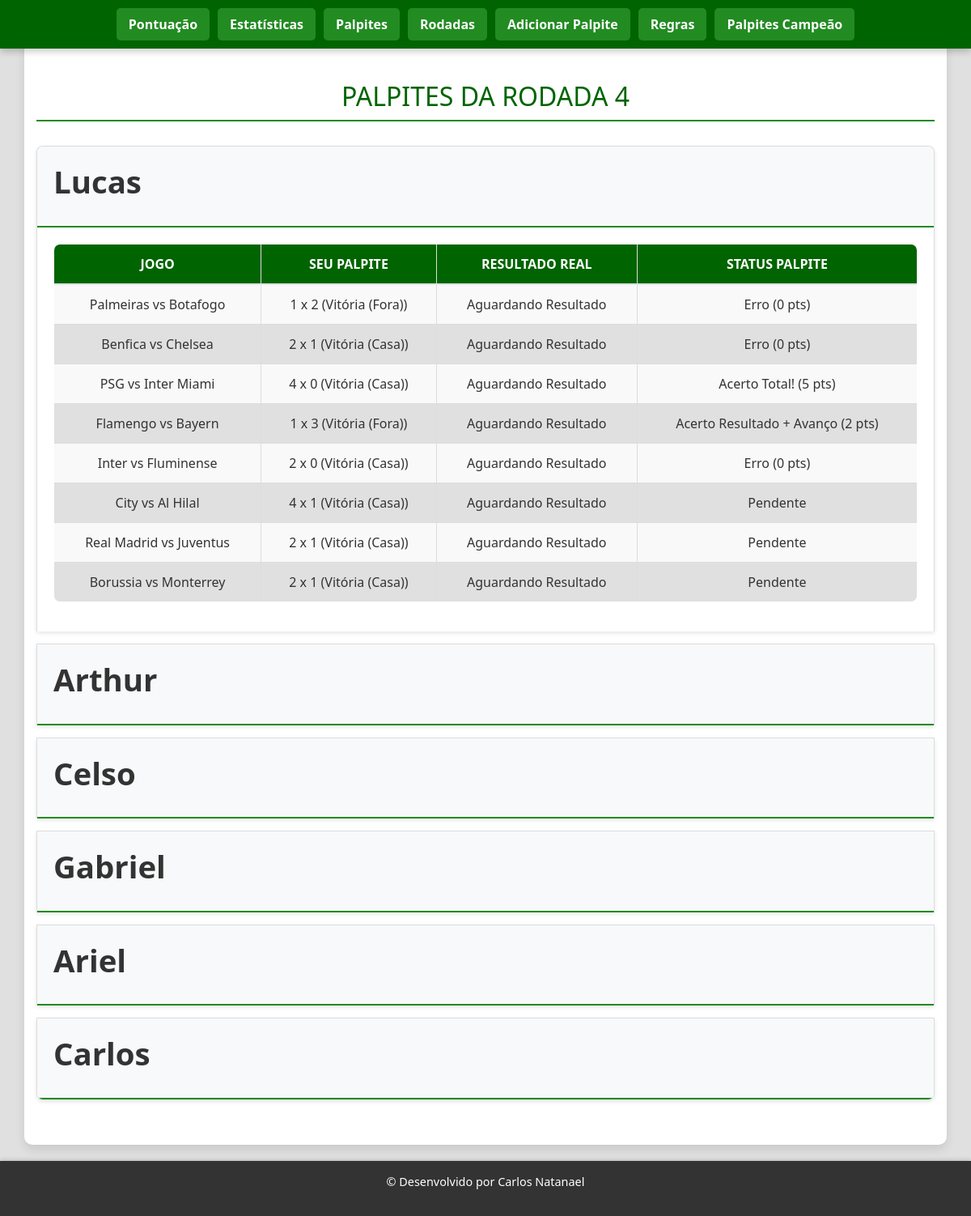
The app's page /rodada/4, older data.
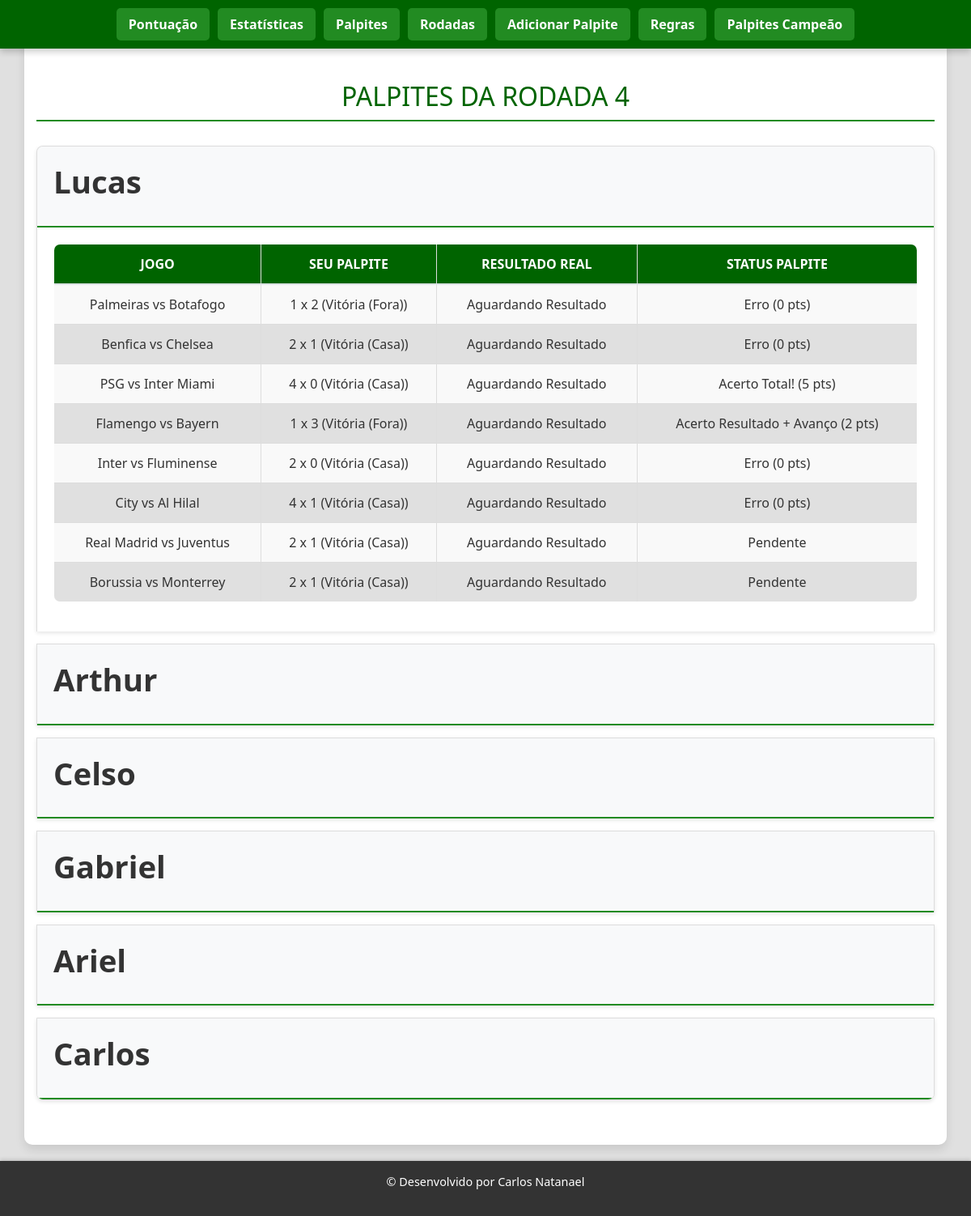
The same page, newer data.
### tables this page shows
CREATE TABLE palpites (
        id INTEGER PRIMARY KEY AUTOINCREMENT,
        nome TEXT,
        rodada INTEGER,
        game_id INTEGER,
        time1 TEXT,
        time2 TEXT,
        gol_time1 INTEGER,
        gol_time2 INTEGER,
        resultado TEXT,
        status TEXT
    , quem_avanca TEXT);

### app.py (the view)
@app.route('/rodada/<int:numero>')
def exibir_rodada(numero):
    conn = get_db()
    palpites = conn.execute("SELECT * FROM palpites WHERE rodada = ?", (numero,)).fetchall()
    jogos_da_rodada = conn.execute(
        "SELECT * FROM jogos WHERE rodada = ? ORDER BY data_hora",
        (numero,)
    ).fetchall()
    palpites_agrupados = {}
    for palpite in palpites:
        nome = palpite['nome']
        if nome not in palpites_agrupados:
            palpites_agrupados[nome] = []
        palpites_agrupados[nome].append(palpite)
    return render_template('rodada.html',
                           rodada=numero,
                           palpites_agrupados=palpites_agrupados,
                           jogos_da_rodada=jogos_da_rodada)

### app.py (called while the page is built)
def get_db():
    if 'db' not in g:
        g.db = sqlite3.connect('palpites.db', timeout=10)
        g.db.row_factory = sqlite3.Row
    return g.db

### backup/sistema_papiteiros v1/templates/rodada.html (shortened to what the changed rows need)
<!DOCTYPE html>
<html lang="pt">
<head>
    <link rel="stylesheet" href="https://stackpath.bootstrapcdn.com/bootstrap/4.5.2/css/bootstrap.min.css">
    <link rel="stylesheet" href="{{ url_for('static', filename='rodada.css') }}">
</head>
<body class="site-container">
    <main class="container" style="padding-top: 80px;">
        <h2>PALPITES DA RODADA {{ rodada }}</h2>
        <div class="accordion" id="accordionPalpites">
            {% for nome, palpites_por_nome in palpites_agrupados.items() %}
            <div class="card">
                <div class="card-header" id="heading{{ loop.index }}">
                    <h2 class="mb-0">
                        <button class="btn btn-link" type="button" data-toggle="collapse" data-target="#collapse{{ loop.index }}" aria-expanded="{% if loop.first %}true{% else %}false{% endif %}" aria-controls="collapse{{ loop.index }}">
                            {{ nome }}
                        </button>
                    </h2>
                </div>
                <div id="collapse{{ loop.index }}" class="collapse {% if loop.first %}show{% endif %}" aria-labelledby="heading{{ loop.index }}" data-parent="#accordionPalpites">
                    <div class="card-body">
                        <table class="table">
                            <thead>
                                <tr>
                                    <th>Jogo</th>
                                    <th>Seu Palpite</th>
                                    <th>Resultado Real</th>
                                    <th>Status Palpite</th>
                                </tr>
                            </thead>
                            <tbody>
                                {% for palpite in palpites_por_nome %}
                                <tr>
                                    <td>
                                        {% set jogo_info = none %}
                                        {% for j in jogos_da_rodada %}
                                            {% if j.id == palpite.game_id %}
                                                {% set jogo_info = j %}
                                            {% endif %}
                                        {% endfor %}
                                        {% if jogo_info %}
                                            <div class="game-matchup">
                                                <img src="{{ jogo_info.time1_img }}" alt="{{ jogo_info.time1_nome }}" class="team-logo-small"/>
                                                {{ jogo_info.time1_sigla }} vs {{ jogo_info.time2_sigla }}
                                                <img src="{{ jogo_info.time2_img }}" alt="{{ jogo_info.time2_nome }}" class="team-logo-small"/>
                                                <br>
                                                <small>{{ jogo_info.data_hora.split(' ')[0] | format_date_br }} {{ jogo_info.data_hora.split(' ')[1] }}</small>
                                            </div>
                                        {% else %}
                                            {{ palpite['time1'] }} vs {{ palpite['time2'] }}
                                        {% endif %}
                                    </td>
                                    <td>{{ palpite['gol_time1'] }} x {{ palpite['gol_time2'] }} ({{ palpite['resultado'] }})</td>
                                    <td>
                                        {% if jogo_info and jogo_info.placar_time1 is not none %}
                                            {{ jogo_info.placar_time1 }} x {{ jogo_info.placar_time2 }}
                                        {% else %}
                                            Aguardando Resultado
                                        {% endif %}
                                    </td>
                                    <td>{{ palpite['status'] }}</td>
                                </tr>
                                {% endfor %}
                            </tbody>
                        </table>
                    </div>
                </div>
            </div>
            {% endfor %}
        </div>
    </main>
</body>
</html>

Row changes from the older to the newer data that the page shows:
changed palpites "City": status "Pendente" → "Erro (0 pts)"
